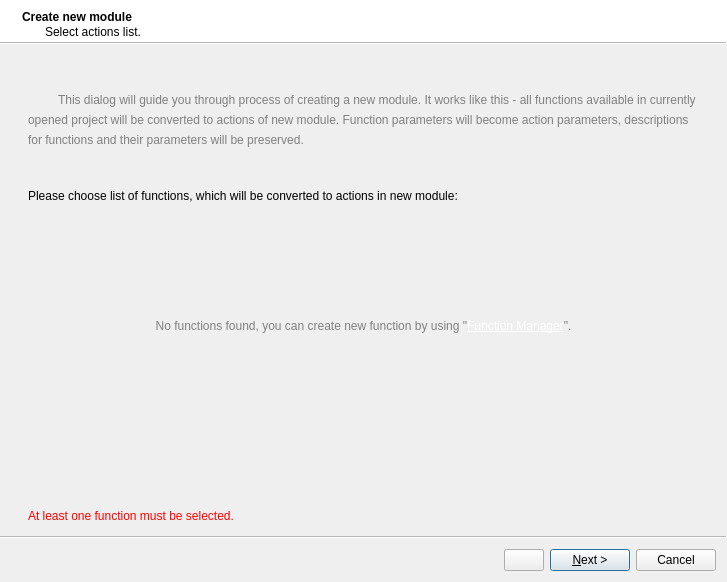
<?xml version="1.0" encoding="UTF-8"?>
<ui version="4.0">
 <class>ModuleCreateWizard</class>
 <widget class="QWizard" name="ModuleCreateWizard">
  <property name="geometry">
   <rect>
    <x>0</x>
    <y>0</y>
    <width>727</width>
    <height>582</height>
   </rect>
  </property>
  <property name="windowTitle">
   <string>Create new module</string>
  </property>
  <property name="wizardStyle">
   <enum>QWizard::ModernStyle</enum>
  </property>
  <property name="options">
   <set>QWizard::HaveCustomButton1|QWizard::HelpButtonOnRight|QWizard::NoBackButtonOnStartPage</set>
  </property>
  <property name="titleFormat">
   <enum>Qt::RichText</enum>
  </property>
  <property name="subTitleFormat">
   <enum>Qt::RichText</enum>
  </property>
  <widget class="QWizardPage" name="PageActionList">
   <property name="sizePolicy">
    <sizepolicy hsizetype="Preferred" vsizetype="Preferred">
     <horstretch>0</horstretch>
     <verstretch>0</verstretch>
    </sizepolicy>
   </property>
   <property name="title">
    <string>Create new module</string>
   </property>
   <property name="subTitle">
    <string>Select actions list.</string>
   </property>
   <attribute name="pageId">
    <string notr="true">0</string>
   </attribute>
   <layout class="QVBoxLayout" name="verticalLayout_2">
    <property name="leftMargin">
     <number>15</number>
    </property>
    <property name="rightMargin">
     <number>15</number>
    </property>
    <item>
     <spacer name="verticalSpacer">
      <property name="orientation">
       <enum>Qt::Vertical</enum>
      </property>
      <property name="sizeType">
       <enum>QSizePolicy::Preferred</enum>
      </property>
      <property name="sizeHint" stdset="0">
       <size>
        <width>20</width>
        <height>30</height>
       </size>
      </property>
     </spacer>
    </item>
    <item>
     <widget class="QLabel" name="LabelModuleCreateIntro">
      <property name="styleSheet">
       <string notr="true">*{color:gray;}</string>
      </property>
      <property name="text">
       <string>&lt;p style=&quot;line-height:20px;text-indent: 30px;&quot;&gt;This dialog will guide you through process of creating a new module. It works like this - all functions available in currently opened project will be converted to actions of new module. Function parameters will become action parameters, descriptions for functions and their parameters will be preserved.&lt;/p&gt;</string>
      </property>
      <property name="wordWrap">
       <bool>true</bool>
      </property>
     </widget>
    </item>
    <item>
     <spacer name="verticalSpacer_2">
      <property name="orientation">
       <enum>Qt::Vertical</enum>
      </property>
      <property name="sizeType">
       <enum>QSizePolicy::Preferred</enum>
      </property>
      <property name="sizeHint" stdset="0">
       <size>
        <width>20</width>
        <height>30</height>
       </size>
      </property>
     </spacer>
    </item>
    <item>
     <widget class="QLabel" name="LabelFunctionList">
      <property name="text">
       <string>&lt;p style=&quot;line-height:20px&quot;&gt;Please choose list of functions, which will be converted to actions in new module:&lt;/p&gt;</string>
      </property>
      <property name="wordWrap">
       <bool>true</bool>
      </property>
     </widget>
    </item>
    <item>
     <widget class="QScrollArea" name="FunctionListScroll">
      <property name="sizePolicy">
       <sizepolicy hsizetype="Expanding" vsizetype="Maximum">
        <horstretch>0</horstretch>
        <verstretch>0</verstretch>
       </sizepolicy>
      </property>
      <property name="frameShape">
       <enum>QFrame::NoFrame</enum>
      </property>
      <property name="frameShadow">
       <enum>QFrame::Plain</enum>
      </property>
      <property name="widgetResizable">
       <bool>true</bool>
      </property>
      <widget class="QWidget" name="FunctionScrollContent">
       <property name="geometry">
        <rect>
         <x>0</x>
         <y>0</y>
         <width>679</width>
         <height>69</height>
        </rect>
       </property>
       <layout class="QVBoxLayout" name="verticalLayout">
        <property name="leftMargin">
         <number>30</number>
        </property>
       </layout>
      </widget>
     </widget>
    </item>
    <item>
     <spacer name="verticalSpacer_4">
      <property name="orientation">
       <enum>Qt::Vertical</enum>
      </property>
      <property name="sizeType">
       <enum>QSizePolicy::Preferred</enum>
      </property>
      <property name="sizeHint" stdset="0">
       <size>
        <width>20</width>
        <height>30</height>
       </size>
      </property>
     </spacer>
    </item>
    <item>
     <widget class="QLabel" name="NoFunctionsLabel">
      <property name="styleSheet">
       <string notr="true">*{color:gray}</string>
      </property>
      <property name="text">
       <string>&lt;p style=&quot;line-height:20px&quot;&gt;No functions found, you can create new function by using &quot;&lt;a href=&quot;https://wiki.bablosoft.com/lib/exe/fetch.php?cache=&amp;media=browserautomationstudio_2019-10-02_17-38-49.png&quot; style=&quot;color:white&quot;&gt;Function Manager&lt;/a&gt;&quot;.&lt;/p&gt;</string>
      </property>
      <property name="alignment">
       <set>Qt::AlignCenter</set>
      </property>
      <property name="wordWrap">
       <bool>true</bool>
      </property>
      <property name="margin">
       <number>5</number>
      </property>
      <property name="openExternalLinks">
       <bool>true</bool>
      </property>
     </widget>
    </item>
    <item>
     <spacer name="verticalSpacer_3">
      <property name="orientation">
       <enum>Qt::Vertical</enum>
      </property>
      <property name="sizeHint" stdset="0">
       <size>
        <width>20</width>
        <height>40</height>
       </size>
      </property>
     </spacer>
    </item>
    <item>
     <widget class="QLabel" name="ValidationFunctions">
      <property name="styleSheet">
       <string notr="true">*{color:red}</string>
      </property>
      <property name="text">
       <string>At least one function must be selected.</string>
      </property>
     </widget>
    </item>
   </layout>
  </widget>
  <widget class="QWizardPage" name="PageProperties">
   <property name="title">
    <string>Create new module</string>
   </property>
   <property name="subTitle">
    <string>Input module description.</string>
   </property>
   <attribute name="pageId">
    <string notr="true">1</string>
   </attribute>
   <layout class="QVBoxLayout" name="verticalLayout_3">
    <item>
     <spacer name="verticalSpacer_5">
      <property name="orientation">
       <enum>Qt::Vertical</enum>
      </property>
      <property name="sizeType">
       <enum>QSizePolicy::Preferred</enum>
      </property>
      <property name="sizeHint" stdset="0">
       <size>
        <width>20</width>
        <height>30</height>
       </size>
      </property>
     </spacer>
    </item>
    <item>
     <widget class="QLabel" name="label_6">
      <property name="styleSheet">
       <string notr="true">*{color:gray}</string>
      </property>
      <property name="text">
       <string>&lt;p style=&quot;line-height:20px;&quot;&gt;Please input module name and description. It is used to describe module purpose to its users:&lt;/p&gt;</string>
      </property>
      <property name="wordWrap">
       <bool>true</bool>
      </property>
     </widget>
    </item>
    <item>
     <spacer name="verticalSpacer_6">
      <property name="orientation">
       <enum>Qt::Vertical</enum>
      </property>
      <property name="sizeType">
       <enum>QSizePolicy::Preferred</enum>
      </property>
      <property name="sizeHint" stdset="0">
       <size>
        <width>20</width>
        <height>30</height>
       </size>
      </property>
     </spacer>
    </item>
    <item>
     <layout class="QFormLayout" name="formLayout_3">
      <property name="horizontalSpacing">
       <number>20</number>
      </property>
      <property name="verticalSpacing">
       <number>0</number>
      </property>
      <property name="topMargin">
       <number>0</number>
      </property>
      <property name="bottomMargin">
       <number>0</number>
      </property>
      <item row="0" column="0">
       <widget class="QLabel" name="label">
        <property name="minimumSize">
         <size>
          <width>150</width>
          <height>0</height>
         </size>
        </property>
        <property name="text">
         <string>Name (*):</string>
        </property>
        <property name="alignment">
         <set>Qt::AlignRight|Qt::AlignTrailing|Qt::AlignVCenter</set>
        </property>
       </widget>
      </item>
      <item row="0" column="1">
       <widget class="QLineEdit" name="Name"/>
      </item>
      <item row="1" column="1">
       <widget class="QLabel" name="ValidationName">
        <property name="styleSheet">
         <string notr="true">*{color:red}</string>
        </property>
        <property name="text">
         <string>This field is required.</string>
        </property>
        <property name="textFormat">
         <enum>Qt::RichText</enum>
        </property>
       </widget>
      </item>
      <item row="2" column="1">
       <widget class="QLabel" name="ValidationNameWrongCharacters">
        <property name="styleSheet">
         <string notr="true">*{color:red}</string>
        </property>
        <property name="text">
         <string>Only following characters are allowed: a-z, A-Z, 0-9, _</string>
        </property>
       </widget>
      </item>
      <item row="3" column="1">
       <spacer name="verticalSpacer_18">
        <property name="orientation">
         <enum>Qt::Vertical</enum>
        </property>
        <property name="sizeType">
         <enum>QSizePolicy::Fixed</enum>
        </property>
        <property name="sizeHint" stdset="0">
         <size>
          <width>20</width>
          <height>6</height>
         </size>
        </property>
       </spacer>
      </item>
      <item row="4" column="1">
       <widget class="QLineEdit" name="ShortDescriptionEn"/>
      </item>
      <item row="4" column="0">
       <widget class="QLabel" name="label_2">
        <property name="minimumSize">
         <size>
          <width>150</width>
          <height>0</height>
         </size>
        </property>
        <property name="text">
         <string>Short description en (*):</string>
        </property>
        <property name="alignment">
         <set>Qt::AlignRight|Qt::AlignTrailing|Qt::AlignVCenter</set>
        </property>
       </widget>
      </item>
      <item row="5" column="1">
       <widget class="QLabel" name="ValidationDescription">
        <property name="styleSheet">
         <string notr="true">*{color:red}</string>
        </property>
        <property name="text">
         <string>This field is required.</string>
        </property>
       </widget>
      </item>
      <item row="6" column="1">
       <spacer name="verticalSpacer_15">
        <property name="orientation">
         <enum>Qt::Vertical</enum>
        </property>
        <property name="sizeType">
         <enum>QSizePolicy::Fixed</enum>
        </property>
        <property name="sizeHint" stdset="0">
         <size>
          <width>20</width>
          <height>6</height>
         </size>
        </property>
       </spacer>
      </item>
      <item row="7" column="1">
       <widget class="QLineEdit" name="ShortDescriptionRu"/>
      </item>
      <item row="7" column="0">
       <widget class="QLabel" name="label_3">
        <property name="minimumSize">
         <size>
          <width>150</width>
          <height>0</height>
         </size>
        </property>
        <property name="text">
         <string>Short description ru:</string>
        </property>
        <property name="alignment">
         <set>Qt::AlignRight|Qt::AlignTrailing|Qt::AlignVCenter</set>
        </property>
       </widget>
      </item>
      <item row="9" column="1">
       <layout class="QHBoxLayout" name="horizontalLayout_2">
        <property name="topMargin">
         <number>0</number>
        </property>
        <item>
         <widget class="QSpinBox" name="VersionMajor">
          <property name="minimumSize">
           <size>
            <width>80</width>
            <height>0</height>
           </size>
          </property>
          <property name="maximum">
           <number>99999999</number>
          </property>
          <property name="value">
           <number>1</number>
          </property>
         </widget>
        </item>
        <item>
         <widget class="QLabel" name="label_5">
          <property name="sizePolicy">
           <sizepolicy hsizetype="Maximum" vsizetype="Preferred">
            <horstretch>0</horstretch>
            <verstretch>0</verstretch>
           </sizepolicy>
          </property>
          <property name="minimumSize">
           <size>
            <width>10</width>
            <height>0</height>
           </size>
          </property>
          <property name="text">
           <string>.</string>
          </property>
          <property name="alignment">
           <set>Qt::AlignCenter</set>
          </property>
         </widget>
        </item>
        <item>
         <widget class="QSpinBox" name="VersionMinor">
          <property name="minimumSize">
           <size>
            <width>80</width>
            <height>0</height>
           </size>
          </property>
          <property name="maximum">
           <number>99999999</number>
          </property>
         </widget>
        </item>
        <item>
         <spacer name="horizontalSpacer_2">
          <property name="orientation">
           <enum>Qt::Horizontal</enum>
          </property>
          <property name="sizeHint" stdset="0">
           <size>
            <width>40</width>
            <height>20</height>
           </size>
          </property>
         </spacer>
        </item>
       </layout>
      </item>
      <item row="8" column="1">
       <spacer name="verticalSpacer_13">
        <property name="orientation">
         <enum>Qt::Vertical</enum>
        </property>
        <property name="sizeType">
         <enum>QSizePolicy::Fixed</enum>
        </property>
        <property name="sizeHint" stdset="0">
         <size>
          <width>20</width>
          <height>6</height>
         </size>
        </property>
       </spacer>
      </item>
      <item row="9" column="0">
       <widget class="QLabel" name="label_4">
        <property name="minimumSize">
         <size>
          <width>150</width>
          <height>0</height>
         </size>
        </property>
        <property name="text">
         <string>Version:</string>
        </property>
        <property name="alignment">
         <set>Qt::AlignRight|Qt::AlignTrailing|Qt::AlignVCenter</set>
        </property>
       </widget>
      </item>
      <item row="11" column="1">
       <widget class="QPushButton" name="ShowMore">
        <property name="maximumSize">
         <size>
          <width>140</width>
          <height>16777215</height>
         </size>
        </property>
        <property name="text">
         <string>Show more</string>
        </property>
        <property name="icon">
         <iconset resource="engine.qrc">
          <normaloff>:/engine/images/down.png</normaloff>:/engine/images/down.png</iconset>
        </property>
       </widget>
      </item>
      <item row="10" column="1">
       <spacer name="verticalSpacer_16">
        <property name="orientation">
         <enum>Qt::Vertical</enum>
        </property>
        <property name="sizeType">
         <enum>QSizePolicy::Fixed</enum>
        </property>
        <property name="sizeHint" stdset="0">
         <size>
          <width>20</width>
          <height>12</height>
         </size>
        </property>
       </spacer>
      </item>
      <item row="12" column="1">
       <spacer name="verticalSpacer_17">
        <property name="orientation">
         <enum>Qt::Vertical</enum>
        </property>
        <property name="sizeType">
         <enum>QSizePolicy::Fixed</enum>
        </property>
        <property name="sizeHint" stdset="0">
         <size>
          <width>20</width>
          <height>10</height>
         </size>
        </property>
       </spacer>
      </item>
     </layout>
    </item>
    <item>
     <widget class="QWidget" name="AdvancedContainer" native="true">
      <layout class="QVBoxLayout" name="verticalLayout_4">
       <property name="spacing">
        <number>0</number>
       </property>
       <property name="leftMargin">
        <number>0</number>
       </property>
       <property name="topMargin">
        <number>0</number>
       </property>
       <property name="rightMargin">
        <number>0</number>
       </property>
       <property name="bottomMargin">
        <number>0</number>
       </property>
       <item>
        <layout class="QFormLayout" name="formLayout_2">
         <property name="horizontalSpacing">
          <number>20</number>
         </property>
         <property name="verticalSpacing">
          <number>6</number>
         </property>
         <property name="topMargin">
          <number>0</number>
         </property>
         <item row="0" column="0">
          <widget class="QLabel" name="label_7">
           <property name="minimumSize">
            <size>
             <width>150</width>
             <height>0</height>
            </size>
           </property>
           <property name="text">
            <string>Detailed description en:</string>
           </property>
           <property name="alignment">
            <set>Qt::AlignRight|Qt::AlignTrailing|Qt::AlignVCenter</set>
           </property>
          </widget>
         </item>
         <item row="1" column="0">
          <widget class="QLabel" name="label_8">
           <property name="minimumSize">
            <size>
             <width>150</width>
             <height>0</height>
            </size>
           </property>
           <property name="text">
            <string>Detailed description ru:</string>
           </property>
           <property name="alignment">
            <set>Qt::AlignRight|Qt::AlignTrailing|Qt::AlignVCenter</set>
           </property>
          </widget>
         </item>
         <item row="2" column="0">
          <widget class="QLabel" name="label_9">
           <property name="minimumSize">
            <size>
             <width>150</width>
             <height>0</height>
            </size>
           </property>
           <property name="text">
            <string>Developer name:</string>
           </property>
           <property name="alignment">
            <set>Qt::AlignRight|Qt::AlignTrailing|Qt::AlignVCenter</set>
           </property>
          </widget>
         </item>
         <item row="3" column="0">
          <widget class="QLabel" name="label_10">
           <property name="minimumSize">
            <size>
             <width>150</width>
             <height>0</height>
            </size>
           </property>
           <property name="text">
            <string>Developer mail:</string>
           </property>
           <property name="alignment">
            <set>Qt::AlignRight|Qt::AlignTrailing|Qt::AlignVCenter</set>
           </property>
          </widget>
         </item>
         <item row="4" column="0">
          <widget class="QLabel" name="label_11">
           <property name="minimumSize">
            <size>
             <width>150</width>
             <height>0</height>
            </size>
           </property>
           <property name="text">
            <string>Developer site:</string>
           </property>
           <property name="alignment">
            <set>Qt::AlignRight|Qt::AlignTrailing|Qt::AlignVCenter</set>
           </property>
          </widget>
         </item>
         <item row="0" column="1">
          <widget class="QPlainTextEdit" name="DetailedDescriptionEn">
           <property name="sizePolicy">
            <sizepolicy hsizetype="Expanding" vsizetype="Preferred">
             <horstretch>0</horstretch>
             <verstretch>0</verstretch>
            </sizepolicy>
           </property>
           <property name="maximumSize">
            <size>
             <width>16777215</width>
             <height>60</height>
            </size>
           </property>
          </widget>
         </item>
         <item row="1" column="1">
          <widget class="QPlainTextEdit" name="DetailedDescriptionRu">
           <property name="maximumSize">
            <size>
             <width>16777215</width>
             <height>60</height>
            </size>
           </property>
          </widget>
         </item>
         <item row="2" column="1">
          <widget class="QLineEdit" name="DeveloperName"/>
         </item>
         <item row="3" column="1">
          <widget class="QLineEdit" name="DeveloperMail"/>
         </item>
         <item row="4" column="1">
          <widget class="QLineEdit" name="DeveloperSite"/>
         </item>
        </layout>
       </item>
      </layout>
     </widget>
    </item>
    <item>
     <spacer name="verticalSpacer_7">
      <property name="orientation">
       <enum>Qt::Vertical</enum>
      </property>
      <property name="sizeHint" stdset="0">
       <size>
        <width>20</width>
        <height>40</height>
       </size>
      </property>
     </spacer>
    </item>
    <item>
     <widget class="QLabel" name="label_12">
      <property name="text">
       <string>* - Required field.</string>
      </property>
     </widget>
    </item>
   </layout>
  </widget>
  <widget class="QWizardPage" name="PageImage">
   <property name="title">
    <string>Create new module</string>
   </property>
   <property name="subTitle">
    <string>Select module image.</string>
   </property>
   <attribute name="pageId">
    <string notr="true">2</string>
   </attribute>
   <layout class="QVBoxLayout" name="verticalLayout_6">
    <item>
     <spacer name="verticalSpacer_14">
      <property name="orientation">
       <enum>Qt::Vertical</enum>
      </property>
      <property name="sizeType">
       <enum>QSizePolicy::Preferred</enum>
      </property>
      <property name="sizeHint" stdset="0">
       <size>
        <width>20</width>
        <height>30</height>
       </size>
      </property>
     </spacer>
    </item>
    <item>
     <widget class="QLabel" name="label_16">
      <property name="styleSheet">
       <string notr="true">*{color:gray}</string>
      </property>
      <property name="text">
       <string>&lt;p style=&quot;line-height:20px;&quot;&gt;On this page you can set up icon for a new module. It will be automatically scaled to size of 32*32 pixels and converted to png format.&lt;/p&gt;</string>
      </property>
      <property name="wordWrap">
       <bool>true</bool>
      </property>
     </widget>
    </item>
    <item>
     <spacer name="verticalSpacer_19">
      <property name="orientation">
       <enum>Qt::Vertical</enum>
      </property>
      <property name="sizeType">
       <enum>QSizePolicy::Preferred</enum>
      </property>
      <property name="sizeHint" stdset="0">
       <size>
        <width>20</width>
        <height>30</height>
       </size>
      </property>
     </spacer>
    </item>
    <item>
     <layout class="QHBoxLayout" name="horizontalLayout">
      <property name="spacing">
       <number>12</number>
      </property>
      <property name="leftMargin">
       <number>30</number>
      </property>
      <item>
       <widget class="QPushButton" name="ApplicationIcon">
        <property name="minimumSize">
         <size>
          <width>32</width>
          <height>32</height>
         </size>
        </property>
        <property name="maximumSize">
         <size>
          <width>32</width>
          <height>32</height>
         </size>
        </property>
        <property name="text">
         <string/>
        </property>
        <property name="iconSize">
         <size>
          <width>32</width>
          <height>32</height>
         </size>
        </property>
        <property name="flat">
         <bool>true</bool>
        </property>
       </widget>
      </item>
      <item>
       <widget class="QLabel" name="label_15">
        <property name="lineWidth">
         <number>6</number>
        </property>
        <property name="text">
         <string>&lt;html&gt;&lt;head/&gt;&lt;body &gt;
&lt;div style=&quot;line-height:18px;&quot;&gt;
Click on icon to change it.
&lt;/div&gt;
&lt;div style=&quot;line-height:18px;&quot;&gt;
&lt;a href=&quot;restore://defaults&quot;&gt;&lt;span style=&quot; text-decoration: underline; color:#ffffff;&quot;&gt;Restore default icon.&lt;/span&gt;&lt;/a&gt;
&lt;/div&gt;
&lt;/body&gt;&lt;/html&gt;</string>
        </property>
        <property name="alignment">
         <set>Qt::AlignLeading|Qt::AlignLeft|Qt::AlignTop</set>
        </property>
        <property name="wordWrap">
         <bool>true</bool>
        </property>
        <property name="margin">
         <number>5</number>
        </property>
       </widget>
      </item>
     </layout>
    </item>
    <item>
     <spacer name="verticalSpacer_20">
      <property name="orientation">
       <enum>Qt::Vertical</enum>
      </property>
      <property name="sizeHint" stdset="0">
       <size>
        <width>20</width>
        <height>40</height>
       </size>
      </property>
     </spacer>
    </item>
   </layout>
  </widget>
  <widget class="QWizardPage" name="PageFunctionNames">
   <property name="title">
    <string>Create new module</string>
   </property>
   <property name="subTitle">
    <string>Additional parameters.</string>
   </property>
   <attribute name="pageId">
    <string notr="true">3</string>
   </attribute>
   <layout class="QVBoxLayout" name="verticalLayout_5">
    <item>
     <spacer name="verticalSpacer_8">
      <property name="orientation">
       <enum>Qt::Vertical</enum>
      </property>
      <property name="sizeType">
       <enum>QSizePolicy::Preferred</enum>
      </property>
      <property name="sizeHint" stdset="0">
       <size>
        <width>20</width>
        <height>30</height>
       </size>
      </property>
     </spacer>
    </item>
    <item>
     <widget class="QLabel" name="label_13">
      <property name="styleSheet">
       <string notr="true">*{color:gray}</string>
      </property>
      <property name="text">
       <string>&lt;p style=&quot;line-height:20px&quot;&gt;Randomize function name may help if several modules will contain functions with same name. Use this option to avoid conflicts. Turn this option off if you want to call function directly.&lt;/p&gt;</string>
      </property>
      <property name="wordWrap">
       <bool>true</bool>
      </property>
     </widget>
    </item>
    <item>
     <spacer name="verticalSpacer_12">
      <property name="orientation">
       <enum>Qt::Vertical</enum>
      </property>
      <property name="sizeType">
       <enum>QSizePolicy::Preferred</enum>
      </property>
      <property name="sizeHint" stdset="0">
       <size>
        <width>20</width>
        <height>5</height>
       </size>
      </property>
     </spacer>
    </item>
    <item>
     <widget class="QCheckBox" name="RandomizeFunctionName">
      <property name="text">
       <string>Randomize function name (recommended).</string>
      </property>
      <property name="checked">
       <bool>true</bool>
      </property>
     </widget>
    </item>
    <item>
     <spacer name="verticalSpacer_9">
      <property name="orientation">
       <enum>Qt::Vertical</enum>
      </property>
      <property name="sizeType">
       <enum>QSizePolicy::Preferred</enum>
      </property>
      <property name="sizeHint" stdset="0">
       <size>
        <width>20</width>
        <height>30</height>
       </size>
      </property>
     </spacer>
    </item>
    <item>
     <widget class="QLabel" name="label_14">
      <property name="styleSheet">
       <string notr="true">*{color:gray}</string>
      </property>
      <property name="text">
       <string>&lt;p style=&quot;line-height:20px&quot;&gt;Module will be installed immediately. This option is good for testing.&lt;/p&gt;</string>
      </property>
     </widget>
    </item>
    <item>
     <spacer name="verticalSpacer_11">
      <property name="orientation">
       <enum>Qt::Vertical</enum>
      </property>
      <property name="sizeType">
       <enum>QSizePolicy::Preferred</enum>
      </property>
      <property name="sizeHint" stdset="0">
       <size>
        <width>20</width>
        <height>5</height>
       </size>
      </property>
     </spacer>
    </item>
    <item>
     <widget class="QCheckBox" name="InstallModule">
      <property name="text">
       <string>Install module immediately after creation.</string>
      </property>
      <property name="checked">
       <bool>true</bool>
      </property>
     </widget>
    </item>
    <item>
     <spacer name="verticalSpacer_10">
      <property name="orientation">
       <enum>Qt::Vertical</enum>
      </property>
      <property name="sizeHint" stdset="0">
       <size>
        <width>20</width>
        <height>40</height>
       </size>
      </property>
     </spacer>
    </item>
   </layout>
  </widget>
 </widget>
 <resources>
  <include location="engine.qrc"/>
 </resources>
 <connections/>
</ui>
